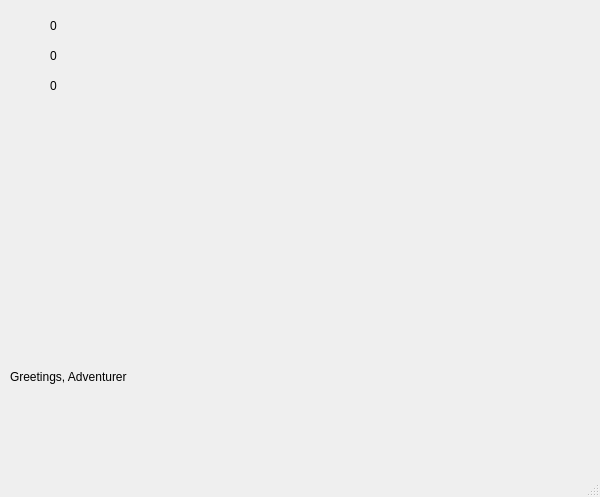
<?xml version="1.0" encoding="UTF-8"?>
<ui version="4.0">
 <class>MainWindow</class>
 <widget class="QMainWindow" name="MainWindow">
  <property name="geometry">
   <rect>
    <x>0</x>
    <y>0</y>
    <width>600</width>
    <height>497</height>
   </rect>
  </property>
  <property name="windowTitle">
   <string>MainWindow</string>
  </property>
  <widget class="QWidget" name="centralwidget">
   <widget class="QLabel" name="healthIcon">
    <property name="geometry">
     <rect>
      <x>10</x>
      <y>10</y>
      <width>31</width>
      <height>31</height>
     </rect>
    </property>
    <property name="text">
     <string/>
    </property>
    <property name="pixmap">
     <pixmap>pngs/health.png</pixmap>
    </property>
    <property name="alignment">
     <set>Qt::AlignCenter</set>
    </property>
   </widget>
   <widget class="QLabel" name="shieldIcon">
    <property name="geometry">
     <rect>
      <x>10</x>
      <y>40</y>
      <width>31</width>
      <height>31</height>
     </rect>
    </property>
    <property name="text">
     <string/>
    </property>
    <property name="pixmap">
     <pixmap>pngs/shield.png</pixmap>
    </property>
    <property name="alignment">
     <set>Qt::AlignCenter</set>
    </property>
   </widget>
   <widget class="QLabel" name="damageIcon">
    <property name="geometry">
     <rect>
      <x>10</x>
      <y>70</y>
      <width>31</width>
      <height>31</height>
     </rect>
    </property>
    <property name="text">
     <string/>
    </property>
    <property name="pixmap">
     <pixmap>pngs/damage.png</pixmap>
    </property>
    <property name="scaledContents">
     <bool>false</bool>
    </property>
    <property name="alignment">
     <set>Qt::AlignCenter</set>
    </property>
   </widget>
   <widget class="QLabel" name="healthLabel">
    <property name="geometry">
     <rect>
      <x>50</x>
      <y>10</y>
      <width>91</width>
      <height>31</height>
     </rect>
    </property>
    <property name="text">
     <string>0</string>
    </property>
   </widget>
   <widget class="QLabel" name="shieldLabel">
    <property name="geometry">
     <rect>
      <x>50</x>
      <y>40</y>
      <width>91</width>
      <height>31</height>
     </rect>
    </property>
    <property name="text">
     <string>0</string>
    </property>
   </widget>
   <widget class="QLabel" name="damageLabel">
    <property name="geometry">
     <rect>
      <x>50</x>
      <y>70</y>
      <width>91</width>
      <height>31</height>
     </rect>
    </property>
    <property name="text">
     <string>0</string>
    </property>
   </widget>
   <widget class="QLabel" name="textOutputLabel">
    <property name="geometry">
     <rect>
      <x>10</x>
      <y>370</y>
      <width>621</width>
      <height>81</height>
     </rect>
    </property>
    <property name="text">
     <string>Greetings, Adventurer</string>
    </property>
    <property name="alignment">
     <set>Qt::AlignLeading|Qt::AlignLeft|Qt::AlignTop</set>
    </property>
   </widget>
   <widget class="QLabel" name="playableArea">
    <property name="geometry">
     <rect>
      <x>100</x>
      <y>10</y>
      <width>481</width>
      <height>351</height>
     </rect>
    </property>
    <property name="font">
     <font>
      <family>Andale Mono</family>
     </font>
    </property>
    <property name="text">
     <string/>
    </property>
   </widget>
  </widget>
  <widget class="QMenuBar" name="menubar">
   <property name="geometry">
    <rect>
     <x>0</x>
     <y>0</y>
     <width>600</width>
     <height>22</height>
    </rect>
   </property>
  </widget>
  <widget class="QStatusBar" name="statusbar"/>
 </widget>
 <resources/>
 <connections/>
</ui>
